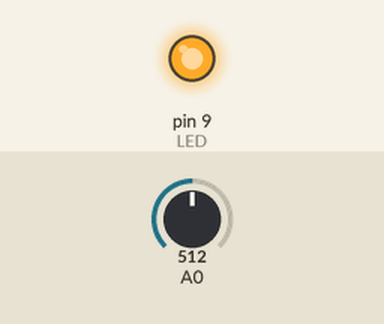
A sketch run on a simulated Arduino Uno, built with avr-gcc and run on an emulated ATmega328P. Shown: output pins drawn as LEDs (lit = HIGH). Inputs (shaded band) come from the test bench; at power-on: A0 = 512.

Above: at 1.2 s.
1.3 s: A0 set to 483
At 2.5 s:
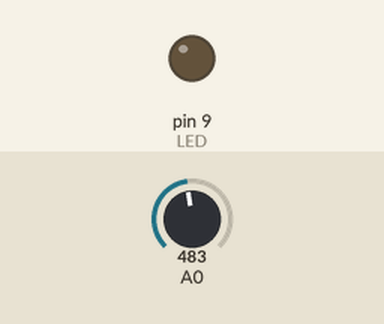
2.8 s: A0 set to 510
At 3.5 s:
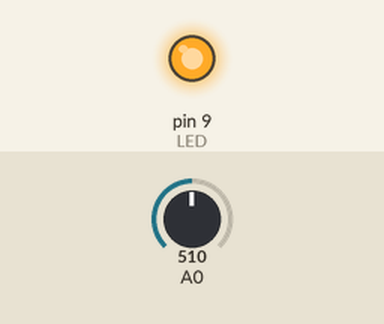
4.3 s: A0 set to 490
At 4.6 s:
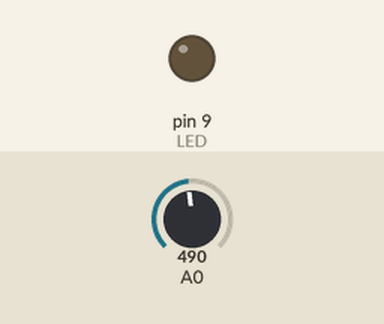
Timing chart, 0 to 7.3 s (numbered marks = the images above; inputs shaded):
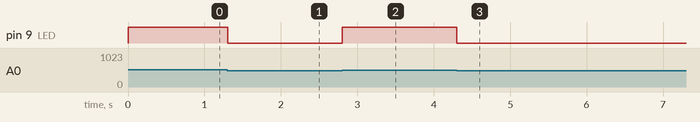

Measured:
- the behaviour switches between 501 and 500 on A0 (found by bisection; images 0 and 1)
- after the input at 1.3 s, pin 9 (LED): HIGH → LOW at once
- after the input at 2.8 s, pin 9 (LED): LOW → HIGH at once
- after the input at 4.3 s, pin 9 (LED): HIGH → LOW at once

The sketch:

cds_led.ino
```cpp
const int LED = 9;
int val = 0;

void setup() {
  pinMode(LED,OUTPUT);
}

void loop() {
  val = analogRead(0);
  if (val > 500){
    digitalWrite(LED, HIGH);
  }else{
    digitalWrite(LED, LOW);
  }
  delay(10);
}
```
